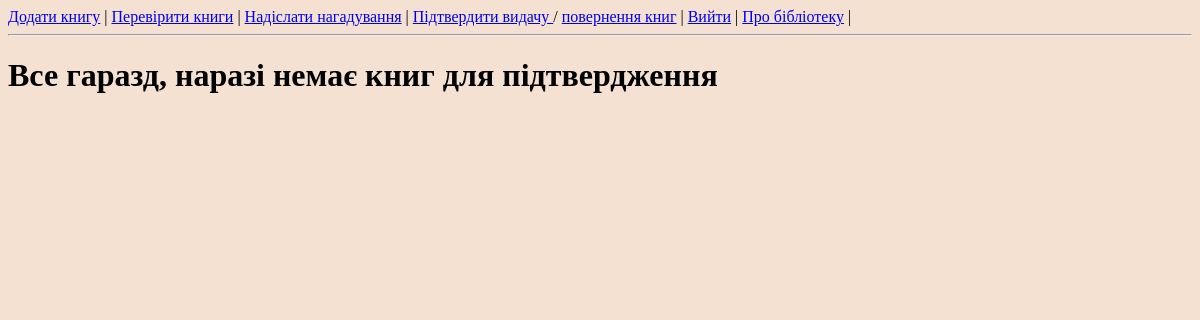
Before: /librarian/confirmation/borrow/ (signed in) with the older database file.
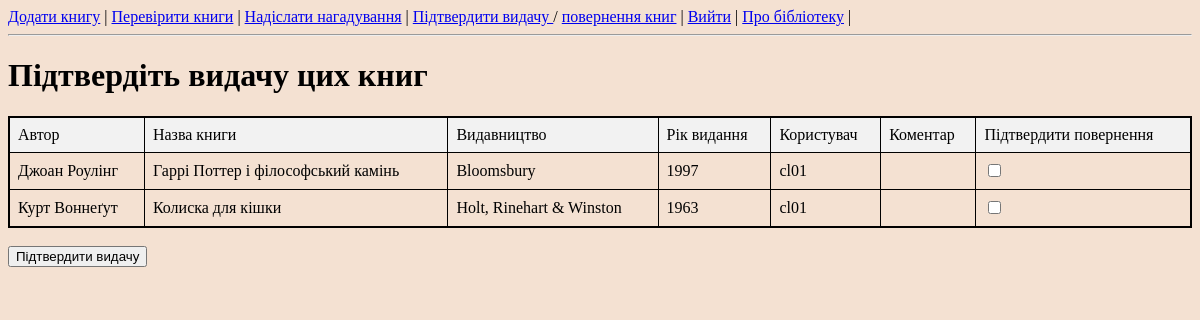
After: the same page with the newer database file.
### book/models.py (models this page shows, shortened)
class Borrowed(models.Model):
    user = models.ForeignKey(User, on_delete=models.CASCADE)
    book = models.ForeignKey(Books, on_delete=models.CASCADE)
    from_date = models.DateField()
    to_date = models.DateField()
    status = models.TextField(null=True)  # "reader" or "returned"
    confirmed = models.BooleanField(default=False)
    comments = models.CharField(max_length=500)

class Books(models.Model):
    title = models.CharField(max_length=250)
    author = models.ForeignKey(Authors, on_delete=models.CASCADE)
    genre = models.ForeignKey(Genres, on_delete=models.CASCADE)
    publisher = models.ForeignKey(Publishers, on_delete=models.CASCADE)
    publish_year = models.IntegerField()
    reception_date = models.DateField()
    cover = models.ImageField(upload_to='covers/')
    rating = models.FloatField(default=5)
    quantity = models.IntegerField(default=0)

class Authors(models.Model):
    name = models.CharField(max_length=100)
    bio = models.TextField()
    rating = models.FloatField(default=5)

class Publishers(models.Model):
    name = models.CharField(max_length=100)
    rating = models.FloatField(default=5)

### librarian/views.py (the view, shortened to what this page needs)
# urls.py: path('confirmation/borrow/', views.borrow_confirm, name='confirm_borrow_page'),
@login_required(login_url="/")
def borrow_confirm(request):
    if request.method == 'GET':
        books_to_borrow = Borrowed.objects.filter(status="reader", confirmed=False).all()
        return render(request, "confirm_borrow.html", {'books': books_to_borrow})

### templates/confirm_borrow.html (shortened to what this page needs)
<!DOCTYPE html>
<html lang="en">
<head>
    <link rel="stylesheet" type="text/css" href="/static/styles.css">
</head>
{% include 'menu_lib.html' %}
<body>
    {% if books %}
        <h1>Підтвердіть видачу цих книг</h1>
        <form action="{% url 'confirm_borrow_page' %}" method="post">
        <table>
            <thead>
                <tr>
                <td> Автор </td>
                <td> Назва книги </td>
                <td> Видавництво </td>
                <td> Рік видання </td>
                <td> Користувач </td>
                <td> Коментар </td>
                <td> Підтвердити повернення </td>
                </tr>
            </thead>
                {% for book in books %}
                  <tr>
                    <td> {{ book.book.author.name }} </td>
                    <td> {{ book.book.title }} </td>
                    <td> {{ book.book.publisher.name }} </td>
                    <td> {{ book.book.publish_year }} </td>
                    <td> {{ book.user.username }} </td>
                    <td> {{ book.comments }} </td>
                    <td> <input type="checkbox" name="confirmed" value={{ book.id }}> </td>
                  </tr>
                {% endfor %}
        </table>
            <br>
            <input type="submit" value="Підтвердити видачу">
        </form>
    {% else %}
        <h1>Все гаразд, наразі немає книг для підтвердження</h1>
    {% endif %}
</body>
</html>

### templates/menu_lib.html
<header>
<nav>
    <a href="/librarian/add_book">Додати книгу</a> |
    <a href="/librarian/inventory/">Перевірити книги</a> |
    <a href="/librarian/send_reminder/">Надіслати нагадування</a> |
    <a href="/librarian/confirmation/borrow/">Підтвердити видачу </a> /
    <a href="/librarian/confirmation/return/"> повернення книг</a> |
    <a href="/logout/">Вийти</a> |
    <a href="/about/">Про бібліотеку</a> |
</nav>
    <hr>
</header>

### static/styles.css (style rules this page uses)
table { width: 100%; border-collapse: collapse; border: 2px solid black; }
th, td { border: 1px solid black; padding: 8px; text-align: left; }
thead { background-color: #f2f2f2; }
body { background-color: #f4e1d2; }

Changed rows visible on the page:
added Borrowed: book.author.name "Джоан Роулінг", book "Гаррі Поттер і філософський камінь", book.publisher.name "Bloomsbury", book.publish_year "1997", user.username "cl01"
added Borrowed: book.author.name "Курт Воннеґут", book "Колиска для кішки", book.publisher.name "Holt, Rinehart & Winston", book.publish_year "1963", user.username "cl01"
Other visible differences:
form field value: (not shown) → "Підтвердити видачу"
text no longer shown: "Все гаразд, наразі немає книг для підтвердження"
text now shown: "Підтвердіть видачу цих книг Автор Назва книги Видавництво Рік видання Користувач Коментар Підтвердити повернення"
